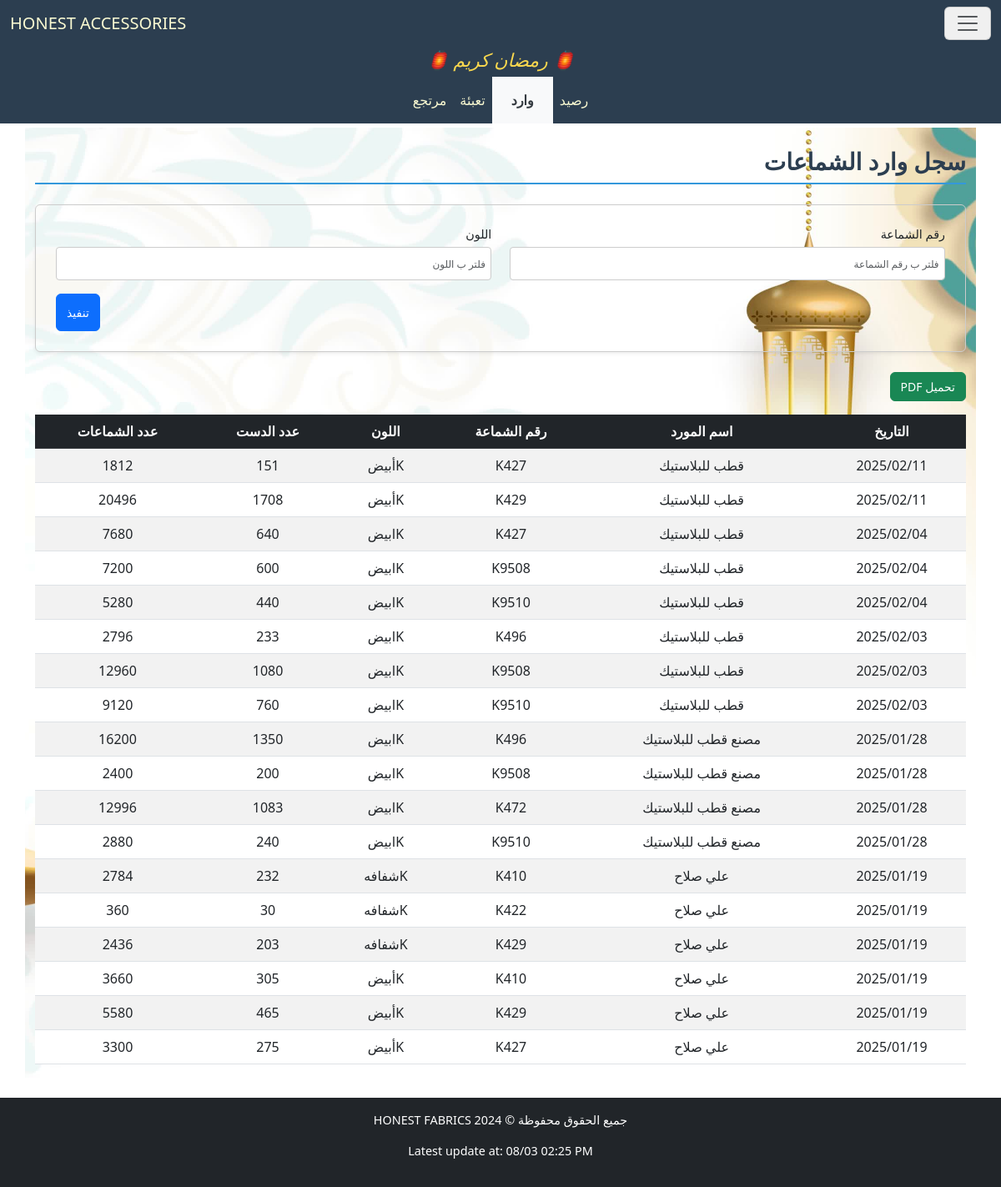
The app's page /accessories/HangerSupplies/ with its own data.
### accessories/models.py (models this page shows)
class SupplierBaseModel(BaseModel):
    supplier_name = models.CharField("اسم المورد", max_length=255, null=True, blank=True)
    class Meta:
        abstract = True

class HangerBaseModel(IDBaseModel):
    hanger_number = models.CharField("رقم الشماعة", max_length=255, null=True, blank=True)
    color = models.CharField("اللون", max_length=255, null=True, blank=True)
    sets_count = models.IntegerField("عدد الدست", null=True, blank=True)
    hangers_count = models.IntegerField("عدد الشماعات", null=True, blank=True)
    class Meta:
        abstract = True

class HangerSupplies(SupplierBaseModel, HangerBaseModel):
    pass

### accessories/views.py (the view)
# urls.py: path('HangerSupplies/', HangerSuppliesView.as_view(), name='HangerSuppliesView'),
class HangerSuppliesView(FilterableListView):
    template_name = "accessories/HangerSupplies.html"
    model = HangerSupplies
    filter_fields = ['hanger_number', 'color']
    columns = ["التاريخ","اسم المورد","رقم الشماعة","اللون","عدد الدست","عدد الشماعات"]

### accessories/views.py (called while the page is built)
    def get_queryset(self):
        queryset = super().get_queryset()
        filters = Q()
        for field in self.filter_fields:
            filter_value = self.request.GET.get(field)
            if filter_value:
                filters &= Q(**{f"{field}__icontains": filter_value})
        filtered_queryset = queryset.filter(filters)
        try:
            filtered_queryset = filtered_queryset.order_by('-date')
        except:
            pass
        return filtered_queryset

    def get_context_data(self, **kwargs):
        context = super().get_context_data(**kwargs)
        update = Updates.objects.all().order_by('-date').first()
        context['update'] = localtime(update.date).strftime("%d/%m %I:%M %p") if update and update.date else None
        context['columns'] = self.columns
        model_meta = self.model._meta
        context['filter_fields'] = [
            {
                'field_name': field,
                'verbose_name': model_meta.get_field(field).verbose_name,
                'value': self.request.GET.get(field) or "",
            }
            for field in self.filter_fields
        ]
        return context

### accessories/templates/accessories/HangerSupplies.html (shortened to what this page needs)
{% extends "accessories/layout.html" %}
{% load static %}
{% block home_page %}
<a class="navbar-brand" href="{% url 'CartonSuppliesView' %}">HONEST ACCESSORIES</a>
{% endblock %}
{% block navbar_links_small %}
<li class="p-2 nav-item">
    <a class="nav-link" aria-current="page" href="{% url 'HangerStockView' %}">رصيد</a>
</li>
<li class="p-2 nav-item nav_link_active">
    <a class="nav-link active" aria-current="page" href="{% url 'HangerSuppliesView' %}">وارد</a>
</li>
<li class="p-2 nav-item">
    <a class="nav-link active" aria-current="page" href="{% url 'PackagingHangerView' %}">تعبئة</a>
</li>
<li class="p-2 nav-item">
    <a class="nav-link active" aria-current="page" href="{% url 'ReturnHangerView' %}">مرتجع</a>
</li>
{% endblock %}
{% block body %}
<h2 class="section-title pt-4">سجل وارد الشماعات</h2>
<form method="get" class="filter-form-flex mb-4 p-4 rounded shadow-sm">
        {% for filter_field in filter_fields %}
        <div class="form-group mb-3">
            <label for="filter_{{ forloop.counter }}" class="form-label">{{ filter_field.verbose_name }}</label>
            <input type="text" id="filter_{{ forloop.counter }}" name="{{ filter_field.field_name }}"
                   placeholder="فلتر ب {{ filter_field.verbose_name }}"
                   class="form-control"
                   value="{{ filter_field.value }}">
        </div>
        {% endfor %}
        <div class="submit-container">
            <button type="submit" class="btn btn-primary submit-btn">تنفيذ</button>
        </div>
    </form>
    <button onclick="generatePDF()" class="btn btn-success mb-3">تحميل PDF</button>
    <div style="overflow-y: auto; max-height: 70vh; position: relative;" class="table-responsive mb-4">
        <table id="data-table" class="table table-striped">
            <thead class="table-dark">
                <tr>
                    <th style="position: sticky; top: 0;" >التاريخ</th>
                    <th style="position: sticky; top: 0;" >اسم المورد</th>
                    <th style="position: sticky; top: 0;" >رقم الشماعة</th>
                    <th style="position: sticky; top: 0;" >اللون</th>
                    <th style="position: sticky; top: 0;" >عدد الدست</th>
                    <th style="position: sticky; top: 0;" >عدد الشماعات</th>
                </tr>
            </thead>
            <tbody>
                {% for model in models %}
                <tr>
                    <td>{{ model.date|date:"Y/m/d" }}</td>
                    <td>{{ model.supplier_name }}</td>
                    <td>{{ model.hanger_number }}</td>
                    <td>{{ model.color }}</td>
                    <td>{{ model.sets_count }}</td>
                    <td>{{ model.hangers_count }}</td>
                </tr>
                {% empty %}
                <tr>
                    <td colspan="6" class="text-center">لا يوجد عناصر</td>
                </tr>
                {% endfor %}
            </tbody>
        </table>
    </div>
{% endblock body %}

### cloth/static/cloth/styles.css (style rules this page uses)
:root { --primary-color: #3498db; --light-blue: #3db1ff5e; --secondary-color: #2c3e50; --success-color: #2ecc71; --danger-color: #e74c3c; --warning-color: #f1c40f; --light-bg: #f8f9fa; --dark-bg: #343a40; --light-text: lightgoldenrodyellow; --golden-text: rgb(255, 255, 0); --border-color: #dee2e6; --white-color: #ffffff; }
*, *::before, *::after { box-sizing: border-box; }
ul, div { padding: 0; margin: 0; }
body { background-color: var(--light-bg); margin-inline: 0; font-family: 'Segoe UI', Tahoma, Geneva, Verdana, sans-serif; line-height: 1.6; font-size: 16px; }
#navbar, #navbar a, #navbar-menu-body, #navbar-menu-body a { color: var(--light-text); }
.section-title { color: var(--secondary-color); border-bottom: 2px solid var(--primary-color); padding-bottom: 0.5rem; margin-bottom: 1.5rem; font-weight: bold; }
.table { border-collapse: separate; border-spacing: 0; border-radius: 8px; width: 100%; }
.table th, .table td { text-align: center; vertical-align: middle; padding: 10px; }
.table-striped tbody tr:nth-of-type(odd) { background-color: var(--light-bg); }
.table-dark th { background-color: var(--secondary-color); color: var(--light-text); }
.table-responsive { overflow-x: auto; }
.table-responsive table th, .table-responsive table td { white-space: nowrap; min-width: fit-content; }
.table-responsive table { width: 100%; table-layout: auto; }
.filter-form-flex { display: flex; flex-wrap: wrap; padding: 1rem; border: 1px solid #ccc; border-radius: 8px; justify-content: space-between; column-gap: 2px; direction: rtl; }
.filter-form-flex .form-group { display: flex; flex-direction: column; margin-bottom: 5px; width: 49%; }
.filter-form-flex .form-label { font-size: 0.9rem; margin-bottom: 0.25rem; }
.filter-form-flex .form-control { border: 1px solid #ccc; border-radius: 4px; padding: 0.4rem; font-size: 0.9rem; }
.filter-form-flex input[type="text"], .filter-form-flex input[type="number"], .filter-form-flex input[type="date"] { width: 100%; height: 40px; }
.submit-container { display: flex; justify-content: flex-end; width: 100%; }
.filter-form-flex .submit-btn { width: auto; height: 45px; font-size: 1rem; }
@media (max-width: 1200px) { body { font-size: 15px; } }
@media (max-width: 1200px) { h4.section-title, h2 { font-size: 28px !important; } }
@media (max-width: 1200px) { p.lead, .oped_details_btn, .btn { font-size: 14px !important; } }
@media (max-width: 1200px) { ::placeholder { font-size: 12px !important; } }
.nav_link_active { background-color: var(--light-bg) !important; }
.nav_link_active a { color: var(--dark-bg) !important; padding-inline: 15px; font-weight: 600; }

### records on screen
HangerSupplies: date "2025/02/11", supplier_name "قطب للبلاستيك", hanger_number "K427", color "Kأبيض", sets_count "151", hangers_count "1812"
HangerSupplies: date "2025/02/11", supplier_name "قطب للبلاستيك", hanger_number "K429", color "Kأبيض", sets_count "1708", hangers_count "20496"
HangerSupplies: date "2025/02/04", supplier_name "قطب للبلاستيك", hanger_number "K427", color "Kابيض", sets_count "640", hangers_count "7680"
HangerSupplies: date "2025/02/04", supplier_name "قطب للبلاستيك", hanger_number "K9508", color "Kابيض", sets_count "600", hangers_count "7200"
HangerSupplies: date "2025/02/04", supplier_name "قطب للبلاستيك", hanger_number "K9510", color "Kابيض", sets_count "440", hangers_count "5280"
HangerSupplies: date "2025/02/03", supplier_name "قطب للبلاستيك", hanger_number "K496", color "Kابيض", sets_count "233", hangers_count "2796"
HangerSupplies: date "2025/02/03", supplier_name "قطب للبلاستيك", hanger_number "K9508", color "Kابيض", sets_count "1080", hangers_count "12960"
HangerSupplies: date "2025/02/03", supplier_name "قطب للبلاستيك", hanger_number "K9510", color "Kابيض", sets_count "760", hangers_count "9120"
HangerSupplies: date "2025/01/28", supplier_name "مصنع قطب للبلاستيك", hanger_number "K496", color "Kابيض", sets_count "1350", hangers_count "16200"
HangerSupplies: date "2025/01/28", supplier_name "مصنع قطب للبلاستيك", hanger_number "K9508", color "Kابيض", sets_count "200", hangers_count "2400"
HangerSupplies: date "2025/01/28", supplier_name "مصنع قطب للبلاستيك", hanger_number "K472", color "Kابيض", sets_count "1083", hangers_count "12996"
HangerSupplies: date "2025/01/28", supplier_name "مصنع قطب للبلاستيك", hanger_number "K9510", color "Kابيض", sets_count "240", hangers_count "2880"
HangerSupplies: date "2025/01/19", supplier_name "علي صلاح", hanger_number "K410", color "Kشفافه", sets_count "232", hangers_count "2784"
HangerSupplies: date "2025/01/19", supplier_name "علي صلاح", hanger_number "K422", color "Kشفافه", sets_count "30", hangers_count "360"
HangerSupplies: date "2025/01/19", supplier_name "علي صلاح", hanger_number "K429", color "Kشفافه", sets_count "203", hangers_count "2436"
HangerSupplies: date "2025/01/19", supplier_name "علي صلاح", hanger_number "K410", color "Kأبيض", sets_count "305", hangers_count "3660"
HangerSupplies: date "2025/01/19", supplier_name "علي صلاح", hanger_number "K429", color "Kأبيض", sets_count "465", hangers_count "5580"
HangerSupplies: date "2025/01/19", supplier_name "علي صلاح", hanger_number "K427", color "Kأبيض", sets_count "275", hangers_count "3300"

### other values on screen
{{ filter_field.verbose_name }} "رقم الشماعة" "اللون"
{{ update }} "08/03 02:25 PM"
